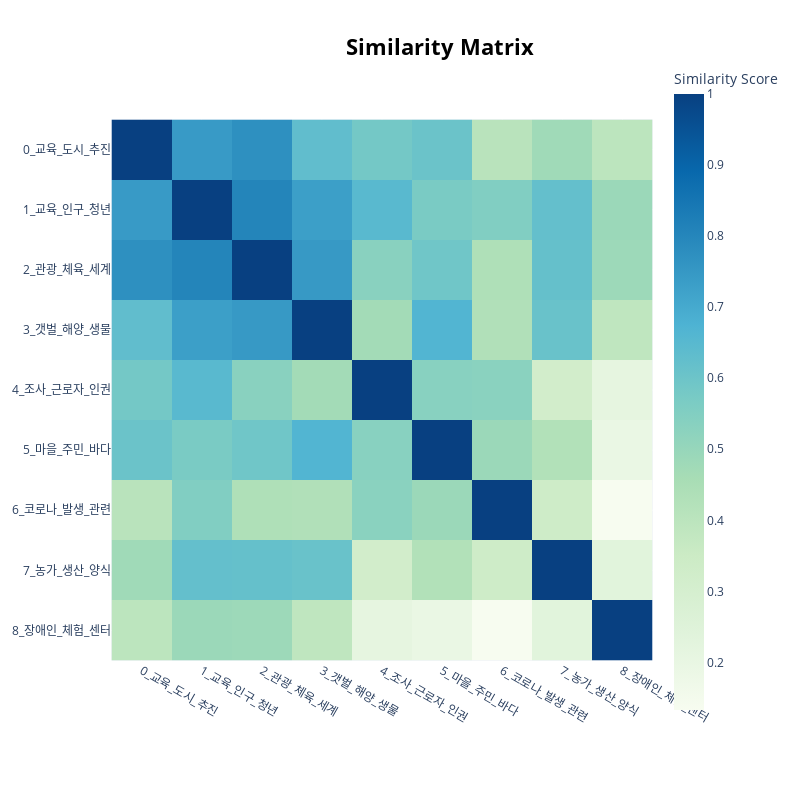

This figure's notebook cell:
### Code cell
model.visualize_heatmap(topics=list(range(9)))

### Figure 1 — Plotly figure (JSON) as saved in the notebook; plotly's stock layout.template omitted (floating-point values rounded to 4 significant figures)
{"data": [{"coloraxis": "coloraxis", "hovertemplate": "x: %{x}<br>y: %{y}<br>Similarity Score: %{z}<extra></extra>", "name": "0", "type": "heatmap", "x": ["0_교육_도시_추진", "1_교육_인구_청년", "2_관광_체육_세계", "3_갯벌_해양_생물", "4_조사_근로자_인권", "5_마을_주민_바다", "6_코로나_발생_관련", "7_농가_생산_양식", "8_장애인_체험_센터"], "xaxis": "x", "y": ["0_교육_도시_추진", "1_교육_인구_청년", "2_관광_체육_세계", "3_갯벌_해양_생물", "4_조사_근로자_인권", "5_마을_주민_바다", "6_코로나_발생_관련", "7_농가_생산_양식", "8_장애인_체험_센터"], "yaxis": "y", "z": [[1.0, 0.7436, 0.7732, 0.6297, 0.5826, 0.605, 0.4081, 0.4778, 0.398], [0.7436, 1, 0.8051, 0.7309, 0.6472, 0.5695, 0.5521, 0.6214, 0.4885], [0.7732, 0.8051, 1.0, 0.7474, 0.533, 0.5919, 0.4368, 0.6202, 0.4857], [0.6297, 0.7309, 0.7474, 1.0, 0.4706, 0.6644, 0.4318, 0.6105, 0.3876], [0.5826, 0.6472, 0.533, 0.4706, 1.0, 0.5346, 0.5297, 0.3199, 0.2142], [0.605, 0.5695, 0.5919, 0.6644, 0.5346, 1.0, 0.4905, 0.4287, 0.1959], [0.4081, 0.5521, 0.4368, 0.4318, 0.5297, 0.4905, 1, 0.3363, 0.133], [0.4778, 0.6214, 0.6202, 0.6105, 0.3199, 0.4287, 0.3363, 1, 0.235], [0.398, 0.4885, 0.4857, 0.3876, 0.2142, 0.1959, 0.133, 0.235, 1.0]]}], "layout": {"coloraxis": {"colorbar": {"title": {"text": "Similarity Score"}}, "colorscale": [[0, "rgb(247,252,240)"], [0.125, "rgb(224,243,219)"], [0.25, "rgb(204,235,197)"], [0.375, "rgb(168,221,181)"], [0.5, "rgb(123,204,196)"], [0.625, "rgb(78,179,211)"], [0.75, "rgb(43,140,190)"], [0.875, "rgb(8,104,172)"], [1, "rgb(8,64,129)"]]}, "height": 800, "hoverlabel": {"bgcolor": "white", "font": {"family": "Rockwell", "size": 16}}, "legend": {"title": {"text": "Trend"}}, "margin": {"t": 60}, "showlegend": true, "title": {"font": {"color": "Black", "size": 22}, "text": "<b>Similarity Matrix</b>", "x": 0.55, "xanchor": "center", "y": 0.95, "yanchor": "top"}, "width": 800, "xaxis": {"anchor": "y", "constrain": "domain", "domain": [0, 1], "scaleanchor": "y"}, "yaxis": {"anchor": "x", "autorange": "reversed", "constrain": "domain", "domain": [0, 1]}}}
